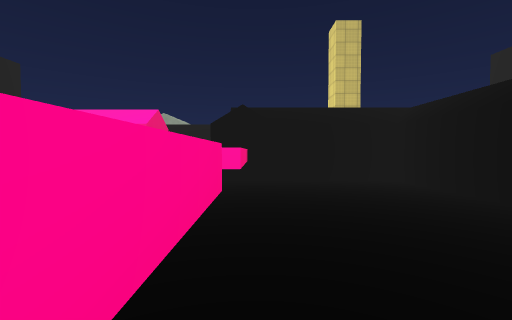
[1] (above)

20 first-person views from a walk through a Unity game level. The camera is 1.4 m above the floor, tilts 2° down and sees 90° across. The floor is counted in squares, 2 m on a side. Each view is taken from the middle of a square. On the plan, view 1 faces up. The plan holds only what a view shows up to about 9 squares ahead; the rest is blank. The place goes on beyond the plan. The player character is not drawn. Some animated figures are not drawn. Some surface patterns are stand-ins.

[2]
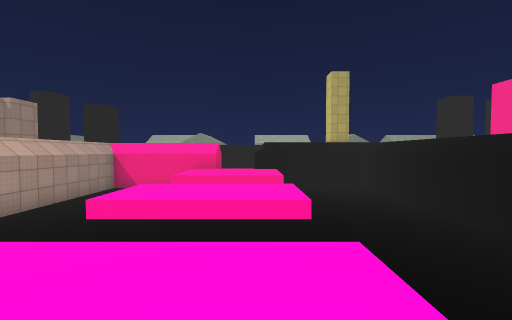

[3]
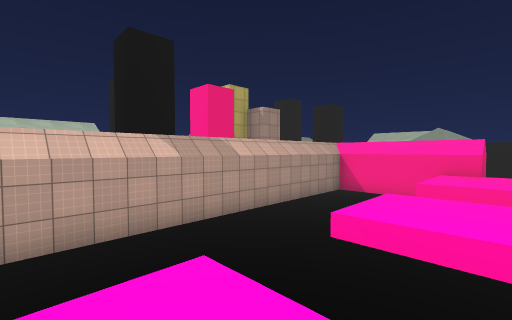

[4]
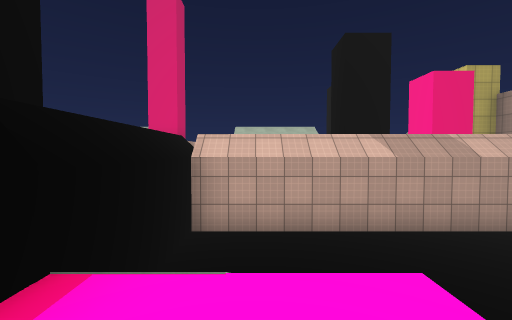

[5]
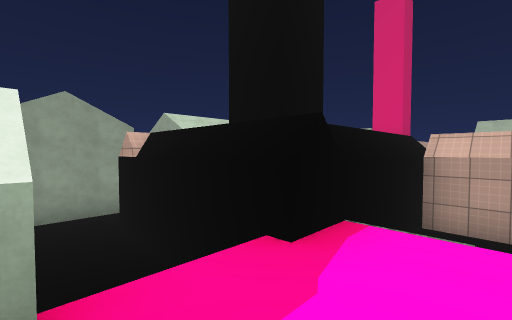

[6]
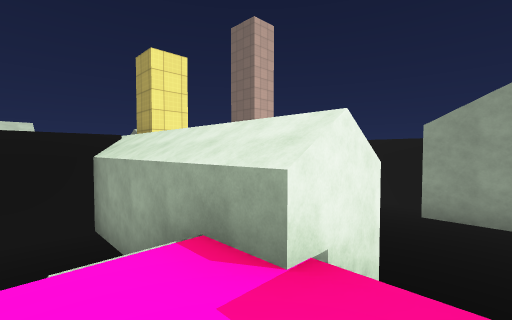

[7]
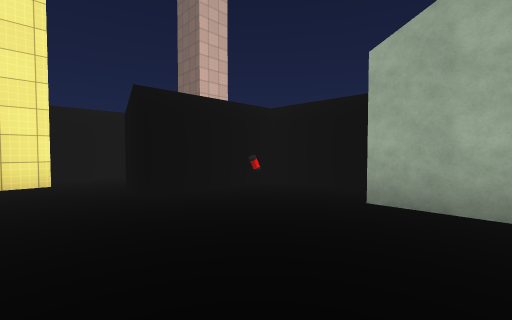

[8]
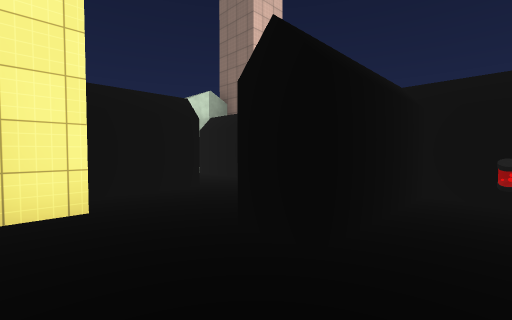

[9]
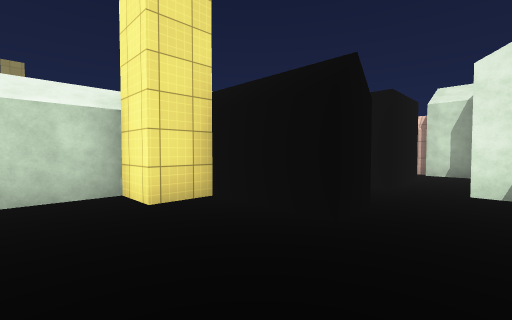

[10]
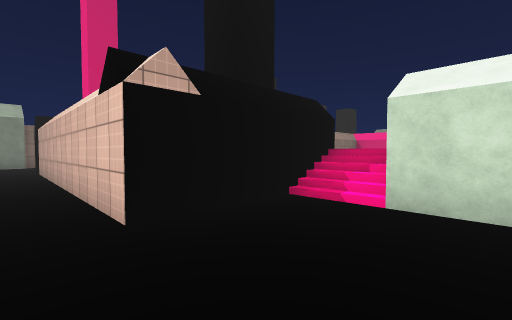

[11]
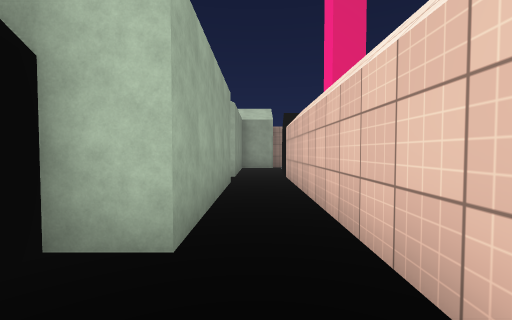

[12]
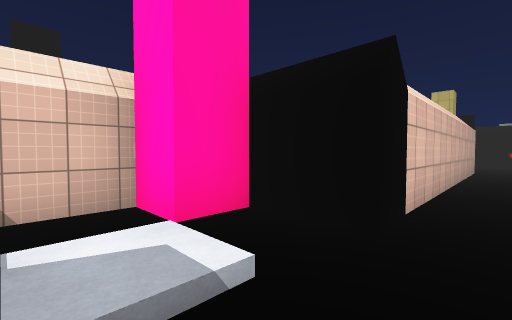

[13]
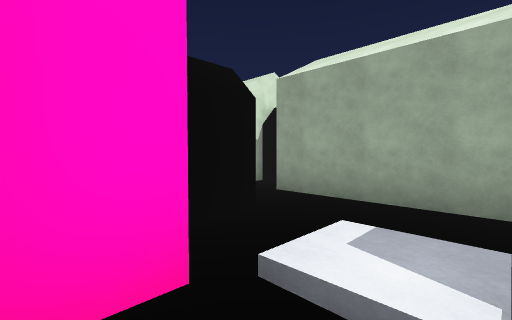

[14]
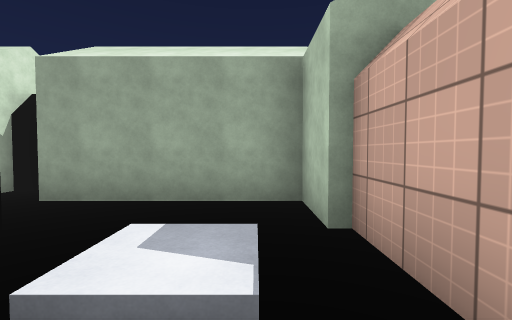

[15]
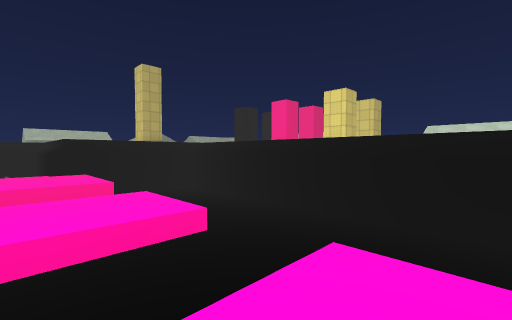

[16]
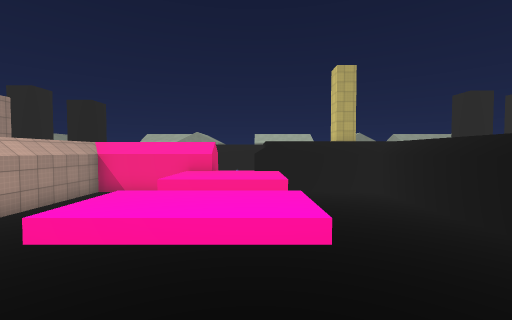

[17]
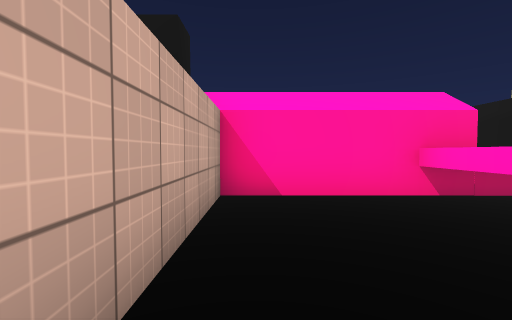

[18]
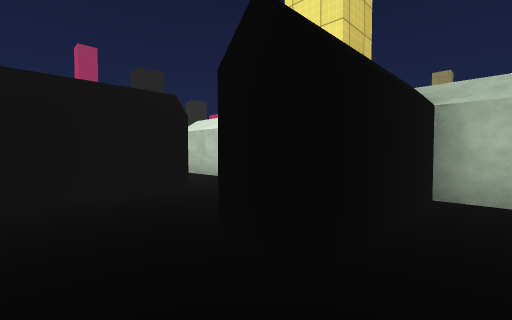

[19]
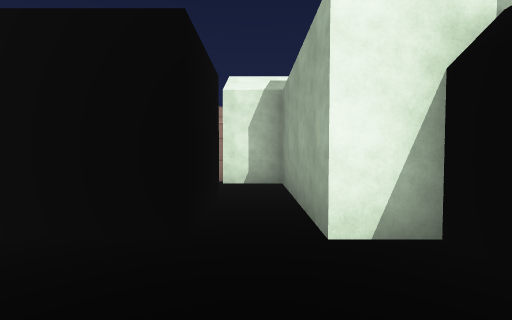

[20]
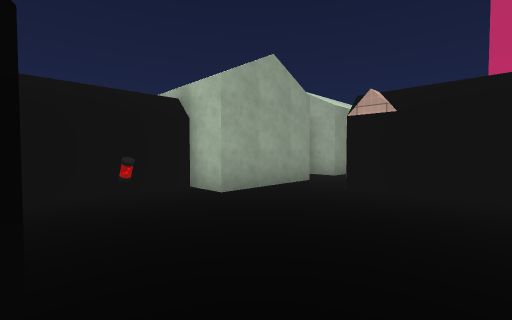

### Floor plan
Key: @ floor where view 1 was taken; # wall or solid block; . main floor; : floor 1.5 m higher than the main floor; / step, stairs or slope; ^ raised ledge; O other object.
Columns run from 15 left of view 1 to 13 right of it. Each row starts with its distance up from view 1.
  8               O
  7          OOOO O
  6         #OOOO^OOOOO
  5         #...^^^....#
  4         #...^^^....#
  3         #.. .......#
  2         #..    ....#
  1         #...^^^....#
  0         #...^^^@...#
 -1         #..........#
 -2         #.. ..//...#
 -3 OO      #./ :::/ ..#
 -4         #./ :::/ ..#
 -5   ###  OOOOO /OOOOOOOOO
 -6   ..#O      O.......#O.
 -7  #//.O      O........O.O
 -8  #//.########....O...O.OOO.#O
 -9  O..............OO.........OO
-10  OOOOO.OOOO.OOO..O.....OOOO O
-11   OOO #   #   O###   ###O
-12           O   O

Where each view was taken, in squares from view 1:
view 1: 0 up, 0 right, facing up
view 2: 4 down, 1 left, facing up
view 3: 3 down, 2 left, facing up-left
view 4: 3 down, 2 left, facing left
view 5: 3 down, 1 left, facing down-left
view 6: 3 down, 2 left, facing down-right
view 7: 6 down, 2 left, facing down-right
view 8: 6 down, 1 right, facing down-right
view 9: 10 down, 3 right, facing up-right
view 10: 9 down, 0 right, facing up-left
view 11: 9 down, 3 left, facing left
view 12: 9 down, 13 left, facing up-right
view 13: 6 down, 13 left, facing down-right
view 14: 6 down, 13 left, facing down
view 15: 3 down, 2 left, facing up-right
view 16: 3 down, 1 left, facing up
view 17: 2 up, 6 left, facing up
view 18: 10 down, 7 right, facing up-left
view 19: 9 down, 6 right, facing right
view 20: 6 down, 2 right, facing down-left
